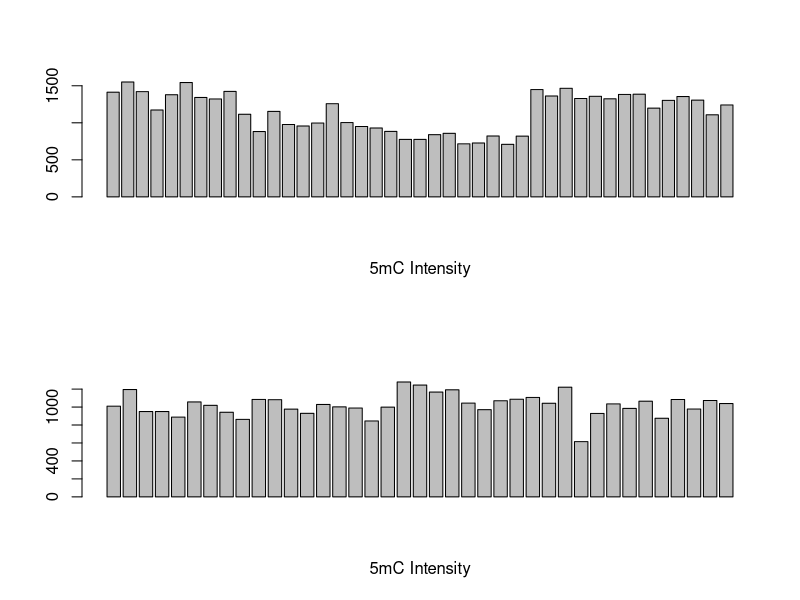

The R script that drew this image:
## ---- chunk 1
data1 <- read.csv("Cell stretching DNAmethylation1.csv")
data1 <- data1[, -c(1, 8, 10, 11)]
data1 <- na.omit(data1)
data1$Mean <- round(data1$Mean)
data1$Area <- round(data1$Area)
data1$IntDen <- round(data1$IntDen)
## ---- chunk 2
Repeats <- c("Repeat1", "Repeat2", "Repeat3")
Control <- c( "1.0000", "0.9925", "1.0000")
Trap6_2hr <- c("4.7989", "1.4799", "3.6581")
Trap6_8hr <- c("1.8658", "0.8706", "2.8611")
Trap6_24hr <- c("1.9751", "2.7274", "1.2228")
Trap6_3days <- c("1.0744", "1.0235", "0.9726")
LPA_2hr <- c("2.4412", "1.5445", "0.8902")
LPA_8hr <- c("1.2136", "1.0981", "1.3292")
LPA_24hr <- c("1.2479", "0.5143", "1.9816")
LPA_3days <- c("1.3520", "1.2556", "1.1593")

data2 <- data.frame(Repeats, Control, Trap6_2hr, Trap6_8hr, Trap6_24hr, Trap6_3days, LPA_2hr, LPA_8hr, LPA_24hr, LPA_3days)
## ---- chunk 3
par(mfrow=c(2,1))
data3 <- data1$Mean[data1$Label=="control no stretch"]
#mean(data1$Mean[data1$Label=="control no stretch"])
barplot(data3, xlab="5mC Intensity")


data4 <- data1$Mean[data1$Label=="max stretch"]
#mean(data1$Mean[data1$Label=="max stretch"])
barplot(data4, xlab="5mC Intensity")
## ---- chunk 4
data2$Trap6_2hr <- as.numeric(data2$Trap6_2hr)
data2$Trap6_8hr <- as.numeric(data2$Trap6_8hr)
data2$Trap6_24hr <- as.numeric(data2$Trap6_24hr)
data2$Trap6_3days <- as.numeric(data2$Trap6_3days)
data2$LPA_2hr <- as.numeric(data2$LPA_2hr)
data2$LPA_8hr <- as.numeric(data2$LPA_8hr)
data2$LPA_24hr <- as.numeric(data2$LPA_24hr)
data2$LPA_3days <- as.numeric(data2$LPA_3days)
data2$Control <- as.numeric(data2$Control)
#summary(data2)
Average_re <- c("Average of 3 Repeats")
Control <- c("1")
Trap6_2hr <- c("3.3")
Trap6_8hr <- c("1.8")
Trap6_24hr <- c("1.9")
Trap6_3days <- c("1.0")
LPA_2hr <- c("1.6")
LPA_8hr <- c("1.2")
LPA_24hr <- c("1.2")
LPA_3days <- c("1.3")
Table <- data.frame(Average_re, Control, Trap6_2hr, Trap6_8hr, Trap6_24hr, Trap6_3days, LPA_2hr, LPA_8hr, LPA_24hr, LPA_3days)
knitr::kable(Table, caption="Numerical Summary of the Average 5mC Intensity of Three Repeats", col.names = c("Average", "Control", "TRAP6 2hr", "TRAP6 8hr", "TRAP6 24hr", "TRAP6 3days", "LPA 2hr", "LPA 8hr", "LPA 24hr", "LPA 3days"))
